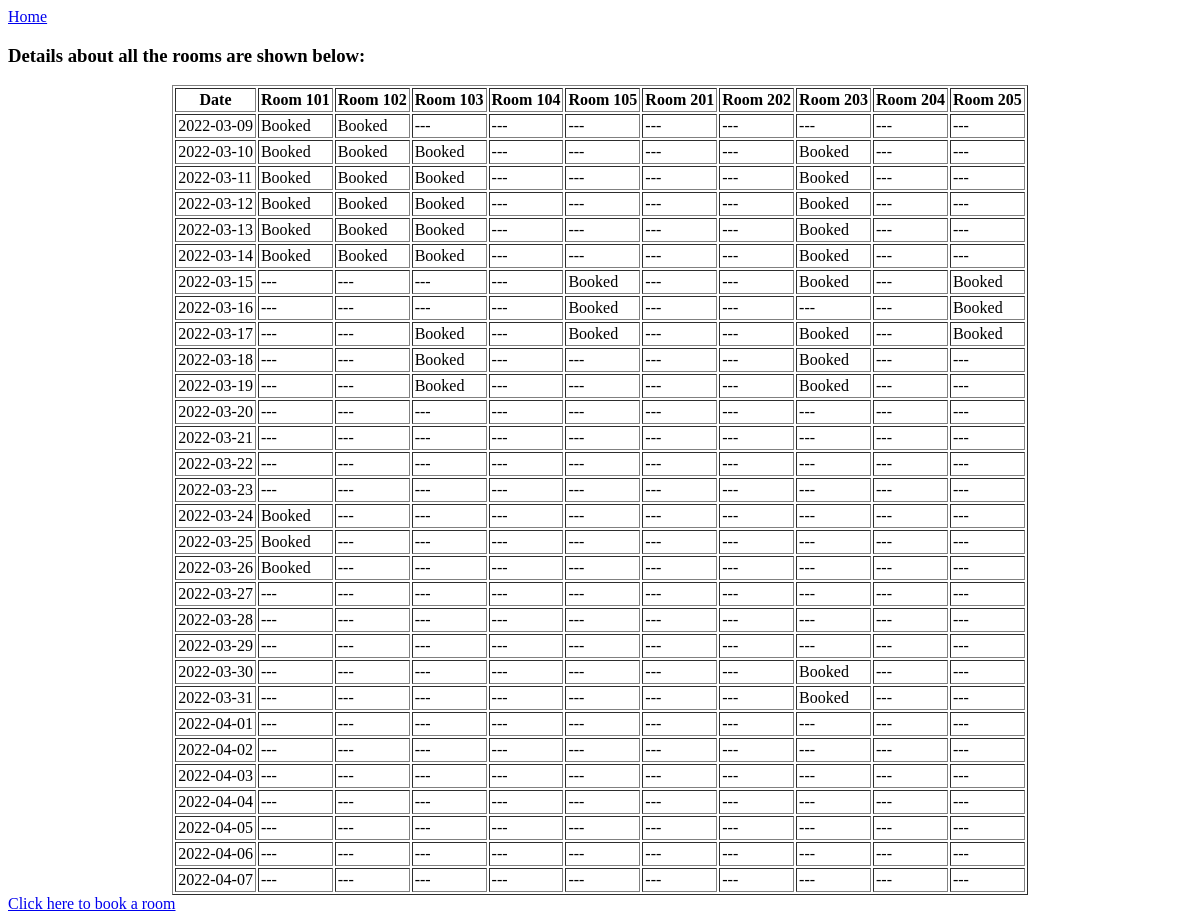
The app's page /room/details, older data.
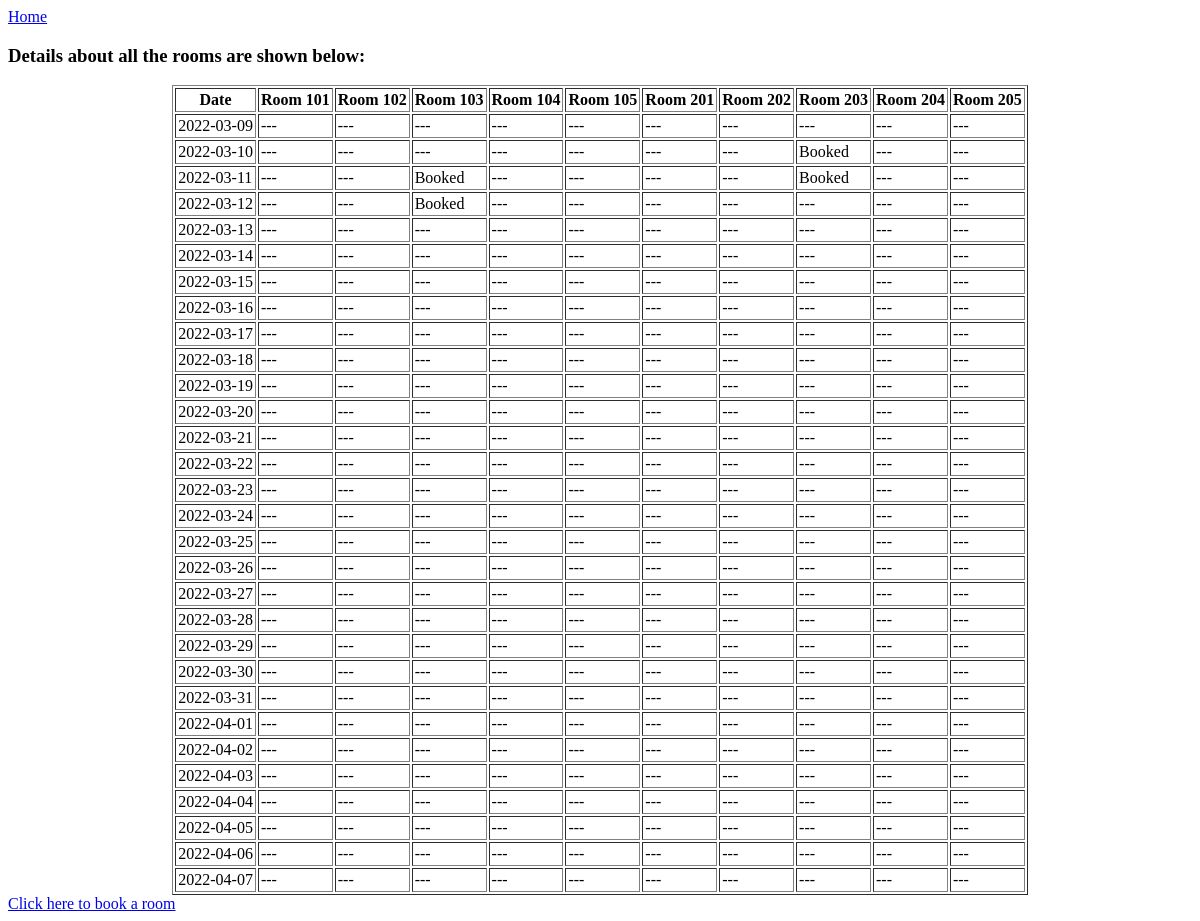
The same page, newer data.
### tables this page shows
CREATE TABLE availability(Date TEXT PRIMARY KEY, "101" INTEGER, "102" INTEGER, "103" INTEGER, "104" INTEGER, "105" INTEGER, "201" INTEGER, "202" INTEGER, "203" INTEGER, "204" INTEGER, "205" INTEGER);

### app.py (the view)
@app.route('/room/details')
def room_details():
    availability = database.get_room_details()
    return render_template('show_room_details.html', availability=availability)

### utils/database.py (called while the page is built)
def get_room_details() -> list[dict]:
    with DatabaseConnection('data.db') as connection:
        cursor = connection.cursor()
        cursor.execute(f'SELECT * FROM availability')
        availability = [{'Date': row[0],
                         'Room-101': row[1], 'Room-102': row[2], 'Room-103': row[3], 'Room-104': row[4],
                         'Room-105': row[5],
                         'Room-201': row[6], 'Room-202': row[7], 'Room-203': row[8], 'Room-204': row[9],
                         'Room-205': row[10],
                         } for row in cursor.fetchall()]
        return availability

### utils/database_connection.py (called while the page is built)
    def __enter__(self):
        self.connection = sqlite3.connect(self.host)
        return self.connection

    def __exit__(self, exc_type, exc_val, exc_tb):
        if exc_type or exc_val or exc_tb:
            self.connection.close()
        else:
            self.connection.commit()
            self.connection.close()

### templates/show_room_details.html (shortened to what this page needs)
{% extends 'base_jinja.html' %}
{% block content %}
<div class="rooms">
    <h3>Details about all the rooms are shown below: </h3>
    <center>
    <table border="1px" cellpadding="2px">
        <tr>
            <th>Date</th>
            <th>Room 101</th>
            <th>Room 102</th>
            <th>Room 103</th>
            <th>Room 104</th>
            <th>Room 105</th>
            <th>Room 201</th>
            <th>Room 202</th>
            <th>Room 203</th>
            <th>Room 204</th>
            <th>Room 205</th>
        </tr>
        {% for room in availability %}
        <tr>
            <td>{{ room['Date'] }}</td>
            <td>{{ '---' if room['Room-101'] else 'Booked'}}</td>
            <td>{{ '---' if room['Room-102'] else 'Booked'}}</td>
            <td>{{ '---' if room['Room-103'] else 'Booked'}}</td>
            <td>{{ '---' if room['Room-104'] else 'Booked'}}</td>
            <td>{{ '---' if room['Room-105'] else 'Booked'}}</td>
            <td>{{ '---' if room['Room-201'] else 'Booked'}}</td>
            <td>{{ '---' if room['Room-202'] else 'Booked'}}</td>
            <td>{{ '---' if room['Room-203'] else 'Booked'}}</td>
            <td>{{ '---' if room['Room-204'] else 'Booked'}}</td>
            <td>{{ '---' if room['Room-205'] else 'Booked'}}</td>
        </tr>
        {% endfor %}
    </table>
    </center>
</div>
<div class="booking">
    <a href="{{ url_for('booking') }}">Click here to book a room</a>
</div>
{% endblock %}

### templates/base_jinja.html (shortened to what this page needs)
<!DOCTYPE HTML>
<html>
<head>
</head>
<body>
<a href="{{ url_for('home') }}">Home</a>
{% block content %}
{% endblock %}
</body>
</html>

Row changes from the older to the newer data that the page shows:
changed availability "2022-03-09": value "Booked" → "---"
changed availability "2022-03-10": value "Booked" → "---"
changed availability "2022-03-11": value "Booked" → "---"
changed availability "2022-03-12": value "Booked" → "---"
changed availability "2022-03-13": value "Booked" → "---"
changed availability "2022-03-14": value "Booked" → "---"
changed availability "2022-03-15": value "Booked" → "---"
changed availability "2022-03-16": value "Booked" → "---"
changed availability "2022-03-17": value "Booked" → "---"
changed availability "2022-03-18": value "Booked" → "---"
changed availability "2022-03-19": value "Booked" → "---"
changed availability "2022-03-24": value "Booked" → "---"
changed availability "2022-03-25": value "Booked" → "---"
changed availability "2022-03-26": value "Booked" → "---"
changed availability "2022-03-30": value "Booked" → "---"
changed availability "2022-03-31": value "Booked" → "---"
